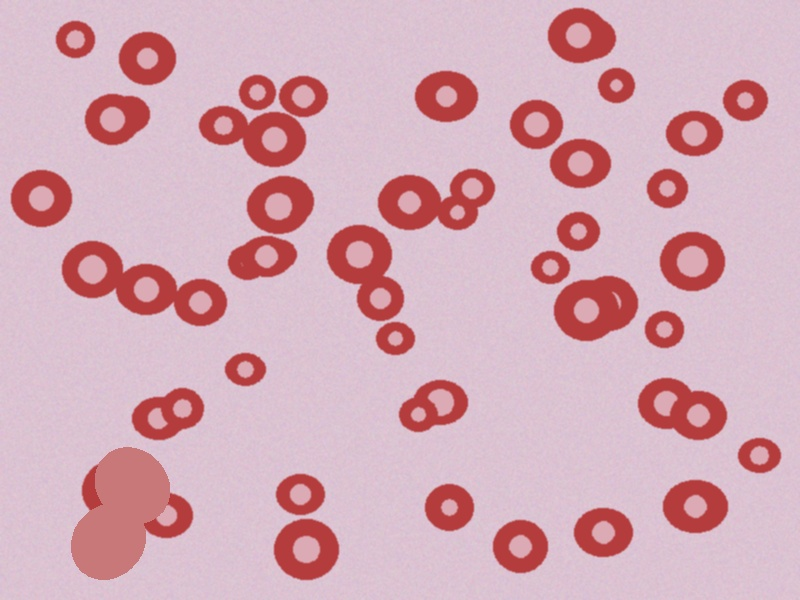
#> input picture sample_rbc.jpg, 800 x 600 px, found by its file name
$ python rbc_detector_20260507154833.py
#> lines starting #> are read from the running program, lines starting #| are printed output that depends on the picture; after the words box and inside, x2 and y2 are one past the last pixel; in counts of white or black regions, pixels touching at a corner belong together
"""

Pipeline overview:
  1. Load image
  2. Convert to grayscale
  3. Gaussian blur  → noise reduction
  4. Thresholding   → binary mask
  5. Morphological ops (erosion / dilation / opening / closing)
  6. Distance transform + Watershed → separate touching cells
  7. Contour detection + shape filtering
  8. Count & visualise
"""

import cv2
import numpy as np
import time
import os
from dataclasses import dataclass, field
from typing import Optional, Tuple, List


# ─────────────────────────────────────────────────────────────────────
# DATA CLASSES
# ─────────────────────────────────────────────────────────────────────

@dataclass
class PipelineConfig:
    """Tous les paramètres ajustables regroupés dans un seul endroit."""
    blur_ksize: int          = 7      # Gaussian kernel (must be odd)
    threshold_value: int     = 128    # manual threshold (0–255)
    use_otsu: bool           = True   # override threshold_value with Otsu
    morph_kernel_size: int   = 3      # structuring element size
    morph_iterations: int    = 2      # erosion / dilation iterations
    min_cell_area: int       = 400    # px² — discard tiny blobs
    max_cell_area: int       = 8000   # px² — discard huge artefacts
    min_circularity: float   = 0.55   # 1.0 = perfect circle
    use_watershed: bool      = True   # toggle watershed separation
    dist_threshold: float    = 0.5    # fraction of max for sure-fg


@dataclass
class PipelineResult:
    """Contient toutes les images intermédiaires produites par le pipeline."""
    original:      Optional[np.ndarray] = None
    gray:          Optional[np.ndarray] = None
    blurred:       Optional[np.ndarray] = None
    thresholded:   Optional[np.ndarray] = None
    morphed:       Optional[np.ndarray] = None
    distance:      Optional[np.ndarray] = None
    watershed_map: Optional[np.ndarray] = None
    final:         Optional[np.ndarray] = None
    cell_count:    int                  = 0
    elapsed_ms:    float                = 0.0
    contours:      List                 = field(default_factory=list)


# ─────────────────────────────────────────────────────────────────────
# CORE PIPELINE CLASS
# ─────────────────────────────────────────────────────────────────────

class RBCDetector:
    """
Encapsule le pipeline complet de vision par ordinateur classique
pour la détection des globules rouges (RBC).

Chaque méthode correspond à une étape logique du traitement
et peut être appelée indépendamment pour une utilisation
interactive ou via une interface graphique (GUI).
"""

    def __init__(self, config: PipelineConfig = None):
        self.cfg = config or PipelineConfig()
        self.result = PipelineResult()

    # ── Step 1: Load ────────────────────────────────────────────────

    def load_image(self, path: str) -> np.ndarray:
        """
        Lit une image à partir du disque.
        OpenCV charge en BGR par défaut; nous conservons cette convention tout au long
        et convertissons en RGB uniquement lorsqu'on transmet à Matplotlib/Tkinter.
        """
#> called with path = 'sample_rbc.jpg'
        img = cv2.imread(path)
#> img is the input picture: shape (600, 800, 3); mean B, G, R 183.8, 171.5, 213.1
        if img is None:
            raise FileNotFoundError(f"Cannot open image: {path}")
        self.result.original = img.copy()
        return img

    # ── Step 2: Grayscale ────────────────────────────────────────────

    def to_gray(self, img: np.ndarray) -> np.ndarray:
        """
        Convertit une image BGR en niveaux de gris.
        Les globules rouges (RBC) apparaissent comme des disques plus sombres
        ou plus clairs selon la coloration utilisée ;
        les niveaux de gris conservent les informations de luminance
        nécessaires pour le seuillage.
        """
        gray = cv2.cvtColor(img, cv2.COLOR_BGR2GRAY)
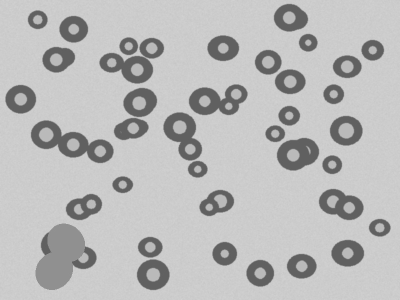
#> gray: shape (600, 800) (shown at 1/2 size); min 90, max 212, mean 185.4
        self.result.gray = gray
        return gray

    # ── Step 3: Noise reduction ──────────────────────────────────────

    def blur(self, gray: np.ndarray) -> np.ndarray:
        """
        Le flou gaussien réduit le bruit de haute fréquence qui pourrait
        sinon produire de faux contours ou de fausses régions lors du seuillage.

        La taille du noyau (kernel) doit être impaire ;
        plus elle est grande, plus le lissage est fort.
        """
        k = self.cfg.blur_ksize
        if k % 2 == 0:
            k += 1                            # enforce oddness
        blurred = cv2.GaussianBlur(gray, (k, k), 0)
        self.result.blurred = blurred
        return blurred

    # ── Step 4: Thresholding ─────────────────────────────────────────

    def threshold(self, blurred: np.ndarray) -> np.ndarray:
        """
    Convertit une image en niveaux de gris en masque binaire.

    Méthode d’Otsu (par défaut) :
    Choisit automatiquement le seuil qui minimise la variance
    intra-classe — très efficace pour les histogrammes bimodaux
    (cellules vs arrière-plan).

    Seuil manuel :
    Utile lorsque l’éclairage est très uniforme et que l’utilisateur
    souhaite un contrôle précis via le curseur de l’interface graphique (GUI).
    """

        if self.cfg.use_otsu:
            _, thresh = cv2.threshold(
                blurred, 0, 255,
                cv2.THRESH_BINARY_INV + cv2.THRESH_OTSU
            )
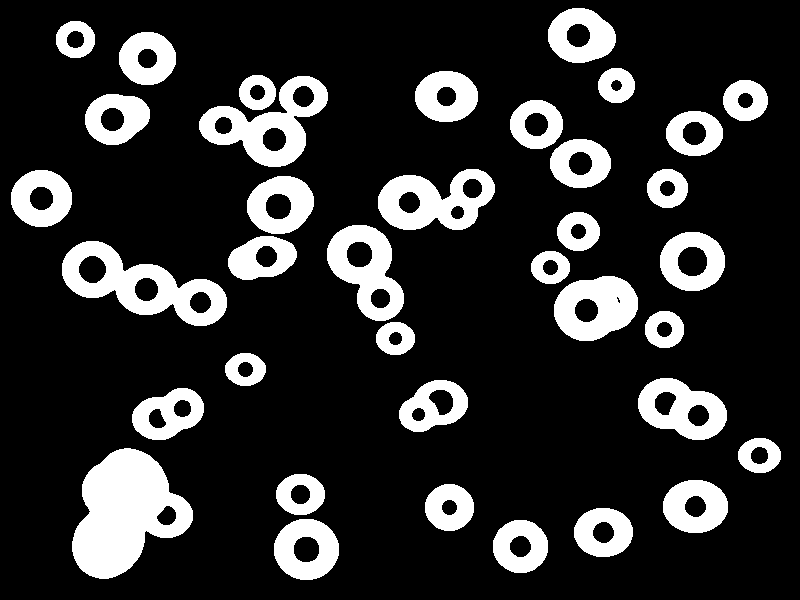
#> thresh: shape (600, 800); 17.9% white; 37 white regions, largest, box (x1, y1, x2, y2) and area: (72, 448, 193, 579) 9747, (62, 241, 227, 326) 5845, (199, 76, 328, 167) 4839
        else:
            _, thresh = cv2.threshold(
                blurred,
                self.cfg.threshold_value, 255,
                cv2.THRESH_BINARY_INV
            )
        self.result.thresholded = thresh
        return thresh

    # ── Step 5: Morphological operations ─────────────────────────────

    def morphology(self, thresh: np.ndarray) -> np.ndarray:
        """
        Quatre opérations morphologiques classiques appliquées en séquence :

        EROSION   — réduit les régions blanches ; supprime les fines protrusions
                    et les pixels de bruit ayant survécu au seuillage.

        DILATATION — agrandit les régions blanches ; comble les petits espaces
                    à l’intérieur des cellules.

        OUVERTURE = érosion puis dilatation → supprime les petits points lumineux
                    (bruit) tout en préservant la forme des cellules.

        FERMETURE = dilatation puis érosion → remplit les petits trous sombres
                    à l’intérieur des cellules causés par des artefacts de coloration.
        """
        k = self.cfg.morph_kernel_size
        n = self.cfg.morph_iterations
        kernel = cv2.getStructuringElement(cv2.MORPH_ELLIPSE, (k, k))

        eroded   = cv2.erode    (thresh,  kernel, iterations=n)
#> eroded: shape (600, 800); 14.1% white; 37 white regions, largest, box (x1, y1, x2, y2) and area: (74, 450, 191, 577) 8909, (64, 243, 225, 324) 4633, (201, 78, 326, 165) 3732
        dilated  = cv2.dilate   (eroded,  kernel, iterations=n)
#> dilated: shape (600, 800); 17.8% white; 37 white regions, largest, box (x1, y1, x2, y2) and area: (72, 448, 193, 579) 9747, (62, 241, 227, 326) 5845, (199, 76, 328, 167) 4838
        opened   = cv2.morphologyEx(dilated, cv2.MORPH_OPEN,  kernel)
        closed   = cv2.morphologyEx(opened,  cv2.MORPH_CLOSE, kernel)
#> closed: shape (600, 800); 17.9% white; 36 white regions, largest, box (x1, y1, x2, y2) and area: (72, 448, 193, 579) 9747, (62, 241, 227, 326) 5845, (199, 76, 328, 167) 4840

        self.result.morphed = closed
        return closed

    # ── Step 6a: Distance Transform ──────────────────────────────────

    def distance_transform(self, morphed: np.ndarray) -> np.ndarray:
        """
        Pour chaque pixel du premier plan, calcule sa distance euclidienne
        par rapport au pixel d’arrière-plan le plus proche.

        Les pics de cette carte correspondent aux centres des cellules,
        car ils sont éloignés de tout contour.

        Cette transformation est utilisée par l’algorithme Watershed
        pour générer les marqueurs (premier plan certain).
        """
        dist = cv2.distanceTransform(morphed, cv2.DIST_L2, 5)
        cv2.normalize(dist, dist, 0, 1.0, cv2.NORM_MINMAX)
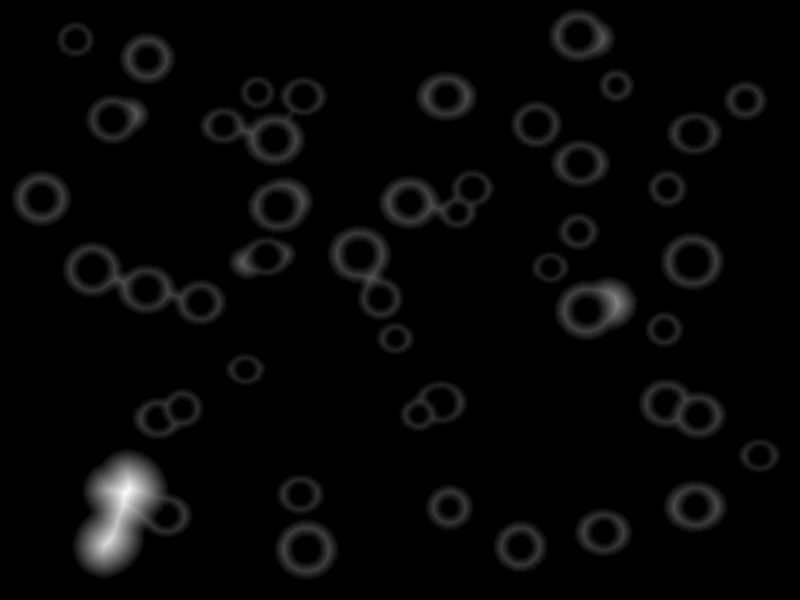
#> dist: shape (600, 800) float32; min 0, max 1, mean 0.0252
        self.result.distance = dist
        return dist

    # ── Step 6b: Watershed ───────────────────────────────────────────

    def watershed(
        self,
        original: np.ndarray,
        morphed:  np.ndarray,
        dist:     np.ndarray
    ) -> Tuple[np.ndarray, np.ndarray]:
        """
        L’algorithme Watershed permet de séparer des cellules collées
        ou qui se chevauchent.

        Idée principale — considérer la carte de distance inversée comme
        une surface topographique.
        L’« eau » remplit les bassins à partir des pics initiaux ;
        les lignes de partage des eaux se forment sur les crêtes entre
        les bassins → ces crêtes deviennent les frontières des cellules.

        Étapes :
        1. sure_bg  = masque morphologique dilaté
                        (arrière-plan certain)

        2. sure_fg  = carte de distance seuillée
                        (centres des cellules certains)

        3. unknown  = sure_bg - sure_fg
                        (pixels frontières incertains)

        4. Étiqueter les composantes connexes dans sure_fg
            afin de créer les marqueurs

        5. Marquer la région unknown avec 0
            (laisser Watershed décider)

        6. Appliquer cv2.watershed
            → les frontières détectées sont marquées par -1
        """
        # Sure background: one dilation pass on the whole mask
        kernel   = cv2.getStructuringElement(cv2.MORPH_ELLIPSE, (3, 3))
        sure_bg  = cv2.dilate(morphed, kernel, iterations=3)
#> sure_bg: shape (600, 800); 23.4% white; 32 white regions, largest, box (x1, y1, x2, y2) and area: (69, 445, 196, 582) 11001, (196, 72, 331, 170) 7671, (59, 238, 230, 329) 7597

        # Sure foreground: pixels far enough from any edge
        _, sure_fg = cv2.threshold(
            dist, self.cfg.dist_threshold * dist.max(), 255, 0
        )
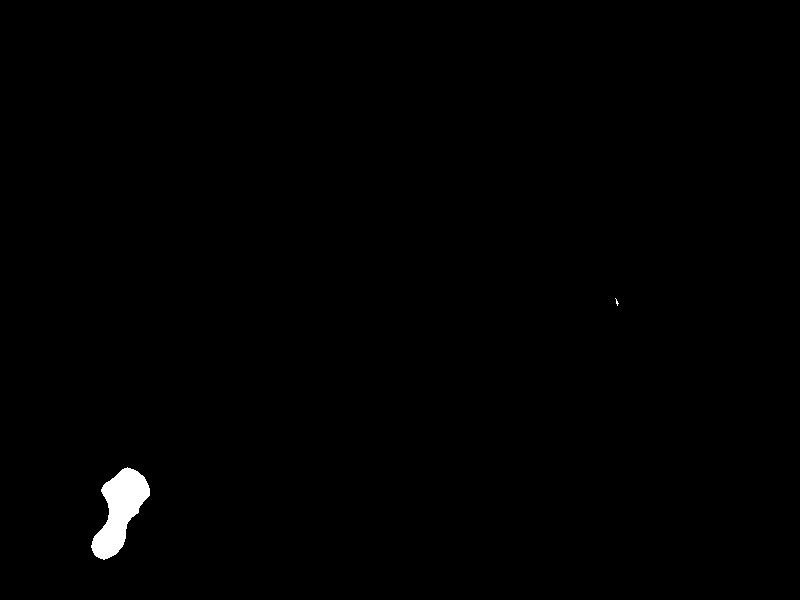
#> sure_fg: shape (600, 800) float32; 0.59% white; 2 white regions (1 under 20 px), largest, box (x1, y1, x2, y2) and area: (91, 467, 150, 560) 2803
        sure_fg  = np.uint8(sure_fg)

        # Unknown region
        unknown  = cv2.subtract(sure_bg, sure_fg)
#> unknown: shape (600, 800); 22.8% white; 32 white regions, largest, box (x1, y1, x2, y2) and area: (69, 445, 196, 582) 8198, (196, 72, 331, 170) 7671, (59, 238, 230, 329) 7597

        # Label markers — connected components in the sure-foreground
        _, markers = cv2.connectedComponents(sure_fg)
#> markers: shape (600, 800) int32; 3 distinct labels, from 0 to 2
        markers   += 1            # background becomes 1 (not 0)
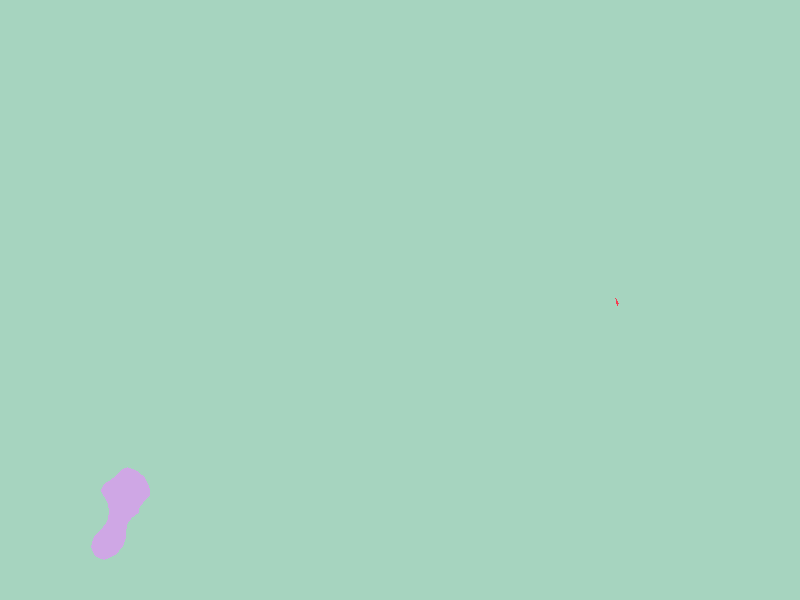
#> markers: shape (600, 800) int32; 3 distinct labels, from 1 to 3; one colour per label, 0 black
        markers[unknown == 255] = 0   # unknown → 0 for watershed
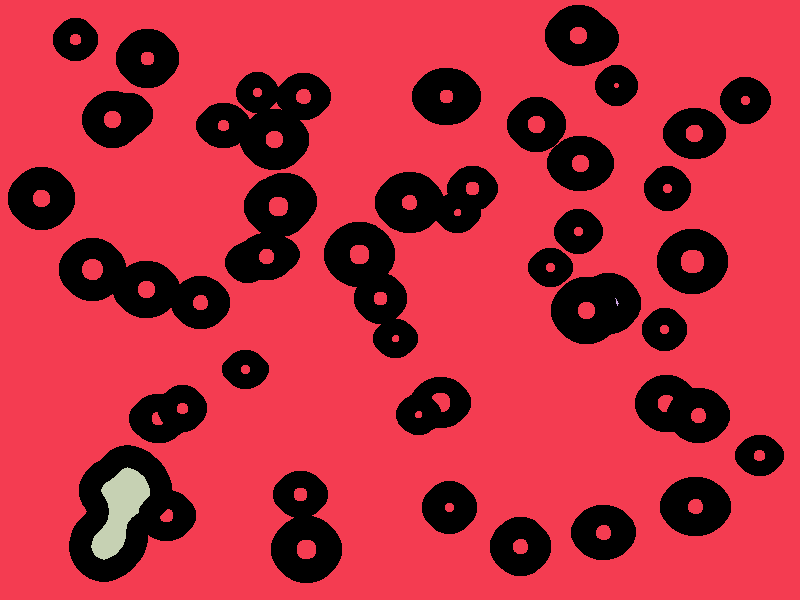
#> markers: shape (600, 800) int32; 4 distinct labels, from 0 to 3; one colour per label, 0 black

        # Run watershed on the colour image
        img_ws    = original.copy()
        markers   = cv2.watershed(img_ws, markers)
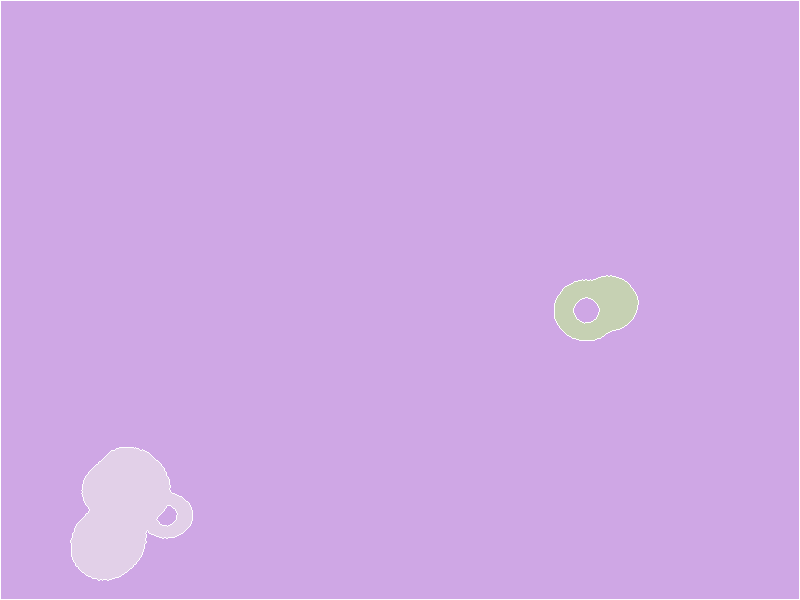
#> markers: shape (600, 800) int32; 4 distinct labels, from -1 to 3; one colour per label, 0 black, -1 white

        # Draw watershed boundary lines (-1) in red
        img_ws[markers == -1] = [0, 0, 255]
#> img_ws: shape (600, 800, 3); 0.73% of pixels changed, all inside (x1, y1, x2, y2) = (0, 0, 800, 600)

        self.result.watershed_map = markers
        return markers, img_ws

    # ── Step 7: Contour detection & filtering ────────────────────────

    def detect_contours(
        self,
        markers:  Optional[np.ndarray],
        morphed:  np.ndarray,
        original: np.ndarray
    ) -> Tuple[np.ndarray, List, int]:
        """
        Détecte et filtre les contours représentant des globules rouges (RBC)
        individuels.

        Sans Watershed :
        les contours sont extraits directement à partir du masque morphologique.

        Avec Watershed :
        chaque étiquette unique (>1) correspond à une cellule distincte ;
        chaque région étiquetée est re-binarisée afin d’en extraire le contour.

        Critères de filtrage (configurables) :
        • Aire : élimine les poussières (trop petites)
                    et les groupes de cellules (trop grands)

        • Circularité : 4π·Aire / Périmètre²
                        → les globules rouges sont approximativement circulaires
        """
        output = original.copy()
        valid_contours = []

        if self.cfg.use_watershed and markers is not None:
            # ── Watershed path ──────────────────────────────────────
            cell_mask = np.zeros(morphed.shape, dtype=np.uint8)
            for label in np.unique(markers):
                if label <= 1:          # 0 = unknown, 1 = background
                    continue
                mask = np.zeros(morphed.shape, dtype=np.uint8)
                mask[markers == label] = 255
                cnts, _ = cv2.findContours(
                    mask, cv2.RETR_EXTERNAL, cv2.CHAIN_APPROX_SIMPLE
                )
                for c in cnts:
                    if self._is_valid(c):
                        valid_contours.append(c)
#> this loop made 4 passes
#> label on pass 1: -1
#> (the rest of the program and of its run is left out)
